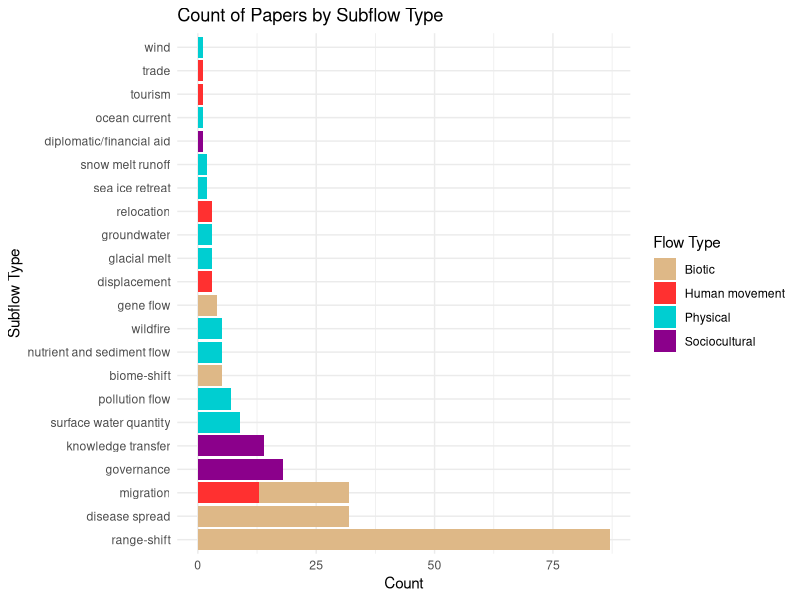

R code for this plot: (Note: this script raises an error after producing the figure.)
#Figures of drivers by flow and impacts and NCP

#https://www.cedricscherer.com/2023/10/26/yet-another-how-to-on-labelling-bar-graphs-in-ggplot2/
# https://www.sthda.com/english/articles/32-r-graphics-essentials/132-plot-grouped-data-box-plot-bar-plot-and-more/#grouped-categorical-variables

#load libraries
library(ggplot2)
library(tidyverse)
library(forcats)
library(ggalluvial)
library(data.table) #load last

"%notin%" <- Negate("%in%")

setwd("/Users/lade8828/Library/CloudStorage/OneDrive-UCB-O365/Documents/GitHub/BCCAch7/")
reshaped_data <- fread("data/007_output_interventions.csv")
impact.group <- fread("data/data_cleaning/impact_group.csv")

#clean up Flow and Subflow types
reshaped_data = reshaped_data[X2.1.Flow.Type =="Trade", X2.1.Flow.Type := "Human movement"]
#group:
 # groundwater &  groundwater flow
 # sea ice change & sea ice retreat
# stream flow and river flow to  surface water quantity
reshaped_data = reshaped_data[X2.2.Subtype =="groundwater flow", X2.2.Subtype := "groundwater"]
reshaped_data = reshaped_data[X2.2.Subtype =="sea ice change", X2.2.Subtype := "sea ice retreat"]
reshaped_data = reshaped_data[X2.2.Subtype =="stream flow", X2.2.Subtype := "surface water quantity"]
reshaped_data = reshaped_data[X2.2.Subtype =="river flow", X2.2.Subtype := "surface water quantity"]
# make a combined nutrient and sediment flow
reshaped_data = reshaped_data[X2.2.Subtype =="sediment flow", X2.2.Subtype := "nutrient and sediment flow"]
reshaped_data = reshaped_data[X2.2.Subtype =="nutrient flow", X2.2.Subtype := "nutrient and sediment flow"]
#rename wind flow to just wind
# rename glacial melt and discharge to just glacial melt
reshaped_data = reshaped_data[X2.2.Subtype =="wind flow", X2.2.Subtype := "wind"]
reshaped_data = reshaped_data[X2.2.Subtype =="glacial melt and discharge", X2.2.Subtype := "glacial melt"]

#check how well this condensed
phys = reshaped_data[X2.1.Flow.Type =="Physical",]
table(phys$X2.2.Subtype)

#COULD group as the nutrient, sediment and polluation all as water quality??
phys = reshaped_data[X2.1.Flow.Type =="Physical",]
table(phys$X2.2.Subtype)

## Summary Stats on the Flow and Subflow:
subflowcount <- reshaped_data %>%
  ggplot(aes(x = fct_infreq(X2.2.Subtype), fill = X2.1.Flow.Type)) +
  geom_bar() + theme_minimal() +
  labs(x = "Subflow Type",
       title = "Count of Papers by Subflow Type",
       y = "Count") + coord_flip() +
  scale_fill_manual(values = c("Biotic" = "burlywood", "Physical" = "darkturquoise", "Human movement" = "firebrick1", "Sociocultural" = "darkmagenta", "NA" = "white"))
subflowcount <-subflowcount +labs(fill ="Flow Type")
subflowcount
jpeg(file="subflowcount.jpeg")

driver_data = melt(reshaped_data,
                 id.vars=c("ID_DOI_by_Flow", "X2.1.Flow.Type", "X2.2.Subtype","DOI"),
                 measure.vars = patterns(driver="^driver."),
                 variable.name = "driver")[value==TRUE,][,value:=NULL][,driver:=gsub(pattern="^driver.(*)", replacement="\\1",driver)]

impact_data = melt(reshaped_data,
                   id.vars=c("ID_DOI_by_Flow","X2.1.Flow.Type", "X2.2.Subtype","DOI"),
                   measure.vars = patterns(driver="^X2.12.Impact"),
                   variable.name = "impact",
                   value.name="direction")[direction!="",][,impact:=gsub(pattern="^X2.12.Impact..(*)", replacement="\\1",impact)]

#condense and clean
impact_data = impact_data[impact != "None"]
impact_data = impact_data[direction != 'No direction mentioned']
impact_data = impact_data[X2.1.Flow.Type =="Trade", X2.1.Flow.Type := "Human movement"]

impact_data = merge(impact_data,
                     impact.group,
                      by="impact",
                      allow.cartesian=TRUE)
#change names
impact_data = impact_data[impact =="Indigenous.Knowledge", impact := "Indigenous Knowledge"]
impact_data = impact_data[impact =="Land.Use.Restore", impact := "Habitat Restoration"]
impact_data = impact_data[impact =="Land.Use.Loss", impact := "Habitat Loss"]

## combined datasets
driver_impact_data = merge(driver_data,
                           impact_data,
                           by="ID_DOI_by_Flow",
                           allow.cartesian=TRUE)
#condense and clean
driver_impact_data = driver_impact_data[X2.1.Flow.Type.x =="'Trade (transport of goods and services)'", X2.1.Flow.Type := "Human movement"]
driver_impact_data = driver_impact_data[X2.1.Flow.Type.x =="Trade", X2.1.Flow.Type := "Human movement"]
driver_impact_data = driver_impact_data[direction != 'No direction mentioned']
table(driver_impact_data$direction)
driver_impact_data = driver_impact_data[impact != "None"]

altered_flow_data =  melt(reshaped_data,
       id.vars=c("ID_DOI_by_Flow","X2.1.Flow.Type", "X2.2.Subtype","DOI"),
       measure.vars = patterns(driver="^X2.7.Altered.Flow.."),
       variable.name = "altered_flow",
       value.name="alteration")[alteration!="",][,altered_flow:=gsub(pattern="^X2.7.Altered.Flow..(*)", replacement="\\1",altered_flow)]

#view the data
table(altered_flow_data$altered_flow)
table(altered_flow_data$alteration)
altered_flow_data = altered_flow_data[X2.1.Flow.Type =="Trade", X2.1.Flow.Type := "Human movement"]

driver_flow_impact = merge(driver_impact_data,
                          altered_flow_data,
                          by="ID_DOI_by_Flow",
                          allow.cartesian=TRUE)
#NCP data
NCP_data = melt(reshaped_data,
                id.vars=c("ID_DOI_by_Flow","X2.1.Flow.Type", "X2.2.Subtype","DOI"),
                              measure.vars = patterns(driver="^X2.16.NCP.ES.."),
                              variable.name = "ncp",
                              value.name="ncp_direction")[ncp_direction!="",][,ncp:=gsub(pattern="^X2.16.NCP.ES..(*)", replacement="\\1",ncp)]
NCP_data = NCP_data[ncp != "None"]
NCP_data = NCP_data[ncp_direction != "No direction mentioned"]



#combine driver impact and NCP data
driver_impact_ncp = merge(driver_impact_data,
                          NCP_data,
                          by="ID_DOI_by_Flow",
                          allow.cartesian=TRUE)

table(driver_impact_ncp$ncp_direction)

#Human well-being dataset
hwb_data = melt(reshaped_data,
                id.vars=c("ID_DOI_by_Flow","X2.1.Flow.Type", "X2.2.Subtype","DOI"),
                measure.vars = patterns(driver="^X2.20.Well.being...."),
                variable.name = "hwb",
                value.name="hwb_direction")[hwb_direction!="",][,hwb:=gsub(pattern="^X2.20.Well.being..(*)", replacement="\\1",hwb)]
table(hwb_data)
hwb_data = hwb_data[hwb_direction != 'No direction mentioned']
hwb_data = hwb_data[X2.1.Flow.Type =="Trade", X2.1.Flow.Type := "Human movement"]
hwb_data = hwb_data[hwb != 'None']

##################################################################################
# BD Impacts ###################################################
##################################################################
Impacts <- ggplot(impact_data, aes(x = fct_infreq(impact), fill = direction)) +
  geom_bar() +  theme_minimal() +
  facet_grid(~impact.group) +
  scale_fill_manual(values = c("Increase" = "dodgerblue3", "Decrease" = "deeppink3", "Complex change" = "goldenrod1", "No change (measured)" = "grey")) +
  labs(
    title = "Biodiversity Impact",
    x = "Impact to Biodiversity",
    y = "count",
    size = "Count",
    color = "Impact Direction") + coord_flip()
Impacts

Impacts_by_flow <- ggplot(impact_data, aes(x = fct_infreq(impact), fill = direction)) +
  geom_bar() +  theme_minimal() +
  scale_fill_manual(values = c("Increase" = "dodgerblue3", "Decrease" = "deeppink3", "Complex change" = "goldenrod1", "No change (measured)" = "grey")) +
  facet_wrap(~X2.1.Flow.Type, scales = "free") +
  labs(
    title = "Biodiversity Impact",
    x = "Impact to Biodiversity",
    y = "count",
    size = "Count",
    color = "Impact Direction") + coord_flip()
Impacts_by_flow

write.csv(impact_data, "data/impact_data_for_Anna.csv")

# for the top subflow categories - to do impacts by"
Impacts_by_subflow <- ggplot(impact_data, aes(x = impact, fill = direction)) +
  geom_bar() +  theme_minimal() +
  scale_fill_manual(values = c("Increase" = "green", "Decrease" = "red", "Complex change" = "purple", "No change (measured)" = "lightblue")) +
  facet_wrap(~X2.2.Subtype, scales = "fixed") +
  labs(
    title = "Biodiversity Impact",
    x = "Impact to Biodiversity",
    y = "count",
    size = "Count",
    color = "Impact Direction") + coord_flip()
Impacts_by_subflow



####################################################
#### Figures on  Drivers ################
###################################################
# counts on driver data
driver_count <- ggplot(driver_data, aes(x = driver)) +
  geom_bar() +  theme_minimal() + coord_flip() +
  labs(
    title = "Count of drivers surveyed in the review",
    x = "Driver",
    y = "Count")
driver_count

# count number of observations by driver here, then remove the ones with less than X
table(driver_data$driver)
## flow alterations first
# calculate frequencies
tab <- table(data$driver)
# sort
tab_s <- sort(tab)
# extract 10 most frequent nationalities
top10 <- tail(names(tab_s), 10)
# subset of data frame
d_s <- subset(data, driver %in% top10)
# order factor levels
d_s$driver <- factor(d_s$driver, levels = rev(top10))

# calculate frequencies
tab <- table(data$impact)
# sort
tab_s <- sort(tab)
# extract 10 most frequent nationalities
top10 <- tail(names(tab_s), 10)
# subset of data frame
i_s <- subset(data, impact %in% top10)
# order factor levels
i_s$impact <- factor(i_s$impact, levels = rev(top10))

#clean a couple of things
i_s$driver <- gsub("\\.", " ", i_s$driver)
i_s$driver <- gsub("\\  ", " ", i_s$driver)
i_s$driver <- gsub("\\c ", "c", i_s$driver)
i_s$impact <- gsub("\\.", " ", i_s$impact)

# counts on driver data
driver_count_simplified <- ggplot(i_s, aes(x = fct_infreq(driver))) +
  geom_bar() +  theme_minimal() + coord_flip() +
  labs(
    title = "Count of drivers per Flow",
    x = "Driver",
    y = "Count")
driver_count_simplified

jpeg(file="driver_count_simplified.jpeg")
Fig1 <- plot_grid(driver_count_simplified,subflowcount)
ggsave("figures/for_report/Fig1.pdf", width = 30,  height = 10,  units = "cm")


## Alluvials ###

ggplot(data = i_s,
       aes(axis1 = driver, axis2 = impact)) + #, y = freq
  geom_alluvium(aes(fill = driver)) +
  scale_fill_manual(values = c("darkslategray3", "darkslategray4", "antiquewhite3", "gold", "deepskyblue",
                               "darkolivegreen1", "darkolivegreen3", "aquamarine","cornflowerblue","darkblue","darkorange1")) +
  geom_stratum(alpha=.75) +
  geom_text(stat = "stratum", min.y = .75,
            aes(label = after_stat(stratum))) +
  scale_x_discrete(limits = c("Driver", "Impact"),
                   expand = c(0.15, 0.15)) +
  theme_void()

#flow type to impact
ggplot(data = i_s,
       aes(axis1 = X2.1.Flow.Type, axis2 = impact)) + #, y = freq
  geom_alluvium(aes(fill = X2.1.Flow.Type)) +
  scale_fill_manual(values = c("Biotic" = "burlywood", "Physical" = "darkturquoise", "Human movement" = "firebrick1", "Sociocultural" = "darkmagenta", 'NA' = 'white')) +
  geom_stratum(alpha=.75) +
  geom_text(stat = "stratum", min.y = .75,
            aes(label = after_stat(stratum))) +
  scale_x_discrete(limits = c("Driver", "Impact"),
                   expand = c(0.15, 0.15)) +
  theme_void()

#flow type to driver
ggplot(data = i_s,
       aes(axis1 = X2.1.Flow.Type, axis2 = driver)) + #, y = freq
  geom_alluvium(aes(fill = X2.1.Flow.Type)) +
  scale_fill_manual(values = c("Biotic" = "burlywood", "Physical" = "darkturquoise", "Human movement" = "firebrick1", "Sociocultural" = "darkmagenta")) +
  geom_stratum(alpha=.75) +
  geom_text(stat = "stratum", min.y = .75,
            aes(label = after_stat(stratum))) +
  scale_x_discrete(limits = c("Driver", "Impact"),
                   expand = c(0.15, 0.15)) +
  theme_void()


####################################################
#### Figures on BD Impacts and Drivers################
###################################################

#for the alluvial, reduce the drivers to ones with more than 5 counts
table(driver_impact_data$driver, driver_impact_data$impact)

#list to drop from figures:
#this was still too busy so doing the top ~10 drivers here:
data <- driver_impact_data %>%
  filter(`driver` %notin% c("freshwater.temperature.change","snow.pack..depth.and.hardness.",
                                "remove emissions.concentration.change","C02.concentration",
                                "frazzle..land.ice..change", "water.availability",
                                "surface.water.change", "freshwater.chemistry.change",
                                "emissions.concentration.change",
                                "extreme.weather", "snow.pack.change",
                               "Ocean.currents", "permafrost.melt",
                               "Seawater.chemistry", "Hurricanes"))
table(data$driver)
length(unique(data$driver)) #17

# for this visual - could group : "extreme.weather", hurricaines.

##################################################################################
# Alluvial: Driver and BD Impacts ###################################################
###################################################
ggplot(data = data,
       aes(axis1 = driver, axis2 = impact)) + #, y = freq
  geom_alluvium(aes(fill = direction)) +
 # facet_wrap(~X2.1.Flow.Type, scales = "free") +
 # scale_fill_manual(values = c("Increase" = "green", "Decrease" = "red", "Complex change" = "purple")) +
  scale_fill_manual(values = c("Increase" = "dodgerblue3", "Decrease" = "deeppink3", "Complex change" = "goldenrod1", "No change (measured)" = "grey")) +
  geom_stratum() +
  geom_text(stat = "stratum",
            aes(label = after_stat(stratum))) +
  scale_x_discrete(limits = c("Driver", "Impact"),
                   expand = c(0.15, 0.05)) +
  theme_void()

## by flow type
biodata = data[X2.1.Flow.Type.x == "Biotic", ]
physdata = data[X2.1.Flow.Type.x == "Physical", ]
sociodata = data[X2.1.Flow.Type.x == "Sociocultural", ]
humandata = data[X2.1.Flow.Type.x == "Human movement", ]

# Alluvial connecting to Driver to Impact by flow

#biotic
ggplot(data = biodata,
       aes(axis1 = driver, axis2 = impact)) + #, y = freq
  geom_alluvium(aes(fill = direction)) +
  # facet_wrap(~X2.1.Flow.Type, scales = "free") +
  # scale_fill_manual(values = c("Increase" = "green", "Decrease" = "red", "Complex change" = "purple")) +
  scale_fill_manual(values = c("Increase" = "dodgerblue3", "Decrease" = "deeppink3", "Complex change" = "goldenrod1", "No change (measured)" = "grey")) +
  geom_stratum() +
  geom_text(stat = "stratum",
            aes(label = after_stat(stratum))) +
  scale_x_discrete(limits = c("Driver", "Impact"),
                   expand = c(0.15, 0.05)) +
  theme_void()

#physical
ggplot(data = physdata,
       aes(axis1 = driver, axis2 = impact)) + #, y = freq
  geom_alluvium(aes(fill = direction)) +
  # facet_wrap(~X2.1.Flow.Type, scales = "free") +
  # scale_fill_manual(values = c("Increase" = "green", "Decrease" = "red", "Complex change" = "purple")) +
  scale_fill_manual(values = c("Increase" = "dodgerblue3", "Decrease" = "deeppink3", "Complex change" = "goldenrod1", "No change (measured)" = "grey")) +
  geom_stratum() +
  geom_text(stat = "stratum",
            aes(label = after_stat(stratum))) +
  scale_x_discrete(limits = c("Driver", "Impact"),
                   expand = c(0.15, 0.05)) +
  theme_void()

#human
ggplot(data = humandata,
       aes(axis1 = driver, axis2 = impact)) + #, y = freq
  geom_alluvium(aes(fill = direction)) +
  # facet_wrap(~X2.1.Flow.Type, scales = "free") +
  # scale_fill_manual(values = c("Increase" = "green", "Decrease" = "red", "Complex change" = "purple")) +
  scale_fill_manual(values = c("Increase" = "dodgerblue3", "Decrease" = "deeppink3", "Complex change" = "goldenrod1", "No change (measured)" = "grey")) +
  geom_stratum() +
  geom_text(stat = "stratum",
            aes(label = after_stat(stratum))) +
  scale_x_discrete(limits = c("Driver", "Impact"),
                   expand = c(0.15, 0.05)) +
  theme_void()

#socio
ggplot(data = sociodata,
       aes(axis1 = driver, axis2 = impact)) + #, y = freq
  geom_alluvium(aes(fill = direction)) +
  # facet_wrap(~X2.1.Flow.Type, scales = "free") +
  # scale_fill_manual(values = c("Increase" = "green", "Decrease" = "red", "Complex change" = "purple")) +
  scale_fill_manual(values = c("Increase" = "dodgerblue3", "Decrease" = "deeppink3", "Complex change" = "goldenrod1", "No change (measured)" = "grey")) +
  geom_stratum() +
  geom_text(stat = "stratum",
            aes(label = after_stat(stratum))) +
  scale_x_discrete(limits = c("Driver", "Impact"),
                   expand = c(0.15, 0.05)) +
  theme_void()

# Alluvial connecting to Driver to Impact by flow
#not that informative because so many more of the papers are biotic
ggplot(data = data,
       aes(axis1 = driver, axis2 = impact)) + #, y = freq
  geom_alluvium(aes(fill = X2.1.Flow.Type)) +
  geom_stratum() +
  geom_text(stat = "stratum",
            aes(label = after_stat(stratum))) +
  scale_x_discrete(limits = c("Driver", "Impact"),
                   expand = c(0.15, 0.05)) +
  theme_void()

#####################
### NCP figures ######
#####################

NCP_data$ncp <- gsub("\\.", " ", NCP_data$ncp)

# NCP impacts
ncp <- ggplot(NCP_data, aes(x = fct_infreq(ncp), fill = ncp_direction)) +
  geom_bar(position= "stack") +
  coord_flip() + theme_minimal() +
  scale_fill_manual(values = c("Increase" = "dodgerblue3", "Decrease" = "deeppink3", "Complex hange" = "goldenrod1", "No change (measured)" = "grey")) +
  labs(
    title = "Impacts to Nature's Contribution to People (NCP)",
    x = "NCP",
    y = "Count",
    fill = "Impact Direction")
ncp

# NCP impacts by flow type
ncp_by_flow <- ncp + facet_wrap(~X2.1.Flow.Type, scales = "free")
ncp_by_flow

ncp_by_subflow <- ncp + facet_wrap(~X2.2.Subtype, scales = "fixed")
ncp_by_subflow

# NCP impacts by subflow
# drop trade ,wind, snow melt?
reduced_ncp_data <- NCP_data %>%
  filter(`X2.2.Subtype` %notin% c("trade","wind", "snow melt runoff"))

ncp_by_subflow2 <- ggplot(reduced_ncp_data, aes(x = fct_infreq(ncp), fill = ncp_direction)) +
  geom_bar(position= "stack") +
  coord_flip() + theme_minimal() +
  scale_fill_manual(values = c("Increase" = "dodgerblue3", "Decrease" = "deeppink3", "Complex hange" = "goldenrod1", "No change (measured)" = "grey")) +
  labs(
    title = "Impacts to Nature's Contribution to People (NCP)",
    x = "NCP",
    y = "Count",
    fill = "Impact Direction") + facet_wrap(~X2.2.Subtype, scales = "fixed")
ncp_by_subflow2


#####################
### NCP + Driver figures ######
#####################

#now read in the data with NCP and drivers in one dataframe:
ncp + facet_wrap(~driver, scales = "fixed")

# all driver categories (too many)
ggplot(driver_impact_ncp, aes(x = ncp, fill = ncp_direction)) +
  geom_bar(position= "stack") +
  facet_wrap(~driver, scales = "fixed") +   coord_flip() +
  scale_fill_manual(values = c("Increase" = "dodgerblue3", "Decrease" = "deeppink3", "Complex change" = "goldenrod1", "No change (measured)" = "grey"))

# reduce driver categories and re-plot
ncp_data <- driver_impact_ncp %>%
  filter(`driver` %notin% c("freshwater.temperature.change","snow.pack..depth.and.hardness.",
                            "remove emissions.concentration.change","C02.concentration",
                            "frazzle..land.ice..change", "water.availability",
                            "surface.water.change", "freshwater.chemistry.change",
                            "emissions.concentration.change",
                            "extreme.weather", "snow.pack.change",
                            "Ocean.currents", "permafrost.melt",
                            "Seawater.chemistry", "Hurricanes"))

ggplot(ncp_data, aes(x = ncp, fill = ncp_direction)) +
  geom_bar(position= "stack") +
  facet_wrap(~driver, scales = "fixed") +   coord_flip() +
  scale_fill_manual(values = c("Increase" = "dodgerblue3", "Decrease" = "deeppink3", "Complex change" = "goldenrod1", "No change (measured)" = "grey")) +
  labs(
    title = "Count and direction of Impacts to NCP by Driver",
    x = "NCP",
    y = "Count",
    fill = "Impact Direction") +  theme_minimal()

#Alluvials
# Relationship btwn BD and NCP impacts, where the stratum is the NCP direction
# of impacts
ggplot(data = driver_impact_ncp,
       aes(axis1 = impact, axis2 = ncp)) + #, y = freq
  geom_alluvium(aes(fill = ncp_direction)) +
  geom_stratum() +
  geom_text(stat = "stratum",
            aes(label = after_stat(stratum))) +
  scale_x_discrete(limits = c("BD Impact", "NCP Impact"),
                   expand = c(0.15, 0.05)) +
  theme_void()

#driver to NCP alluvial (all drivers)
ggplot(data = driver_impact_ncp,
       aes(axis1 = driver, axis2 = ncp)) + #, y = freq
  geom_alluvium(aes(fill = ncp_direction)) +
  geom_stratum() +
  geom_text(stat = "stratum",
            aes(label = after_stat(stratum))) +
  scale_x_discrete(limits = c("BD Impact", "NCP Impact"),
                   expand = c(0.15, 0.05)) +
  theme_void()


###########################################
### HWB PLOTS ##############################
########################################################
# to do Alluvial diagram (as the one above) showing the
# links and weight of connections among climate change drivers,
# type of flow changes, and human well-being dimensions.

hwb <- ggplot(hwb_data, aes(x = hwb, fill = hwb_direction)) +
  geom_bar(position= "stack") +  coord_flip() +
  labs(
    title = "Impacts to human well-being",
    x = "Human Well-being Impact",
    size = "Count",
    fill = "Impact Direction")
hwb
#broken out by flow
hwb + facet_wrap(~X2.1.Flow.Type, scales = "fixed")
#broken out by subflow
hwb + facet_wrap(~X2.2.Subtype, scales = "fixed")

## altered flow by flow type
altered_flow_data
table(altered_flow_data$altered_flow)
table(altered_flow_data$alteration)

ggplot(altered_flow_data, aes(x = altered_flow, fill = alteration)) +
  geom_bar(position= "stack") +
  coord_flip() +
  facet_wrap(~X2.1.Flow.Type, scales = "fixed") +
  scale_fill_manual(values = c("Increase" = "dodgerblue3", "Decrease" = "deeppink3", "Complex change" = "goldenrod1", "No change (measured)" = "grey")) +
  labs(
    title = "Changes to Flow",
    x = "Changes to Flow",
    size = "Count",
    fill = "Impact Direction")

#sparse for some of the categories by promising for migration, disease spread and range-shift
ggplot(altered_flow_data, aes(x = altered_flow, fill = alteration)) +
  geom_bar(position= "stack") +
  coord_flip() +
  facet_wrap(~X2.2.Subtype, scales = "fixed") +
  scale_fill_manual(values = c("Increase" = "dodgerblue3", "Decrease" = "deeppink3", "Complex change" = "goldenrod1", "No change (measured)" = "grey")) +
  labs(
    title = "Changes to Flow",
    x = "Changes to Flow",
    size = "Count",
    fill = "Impact Direction")

ggplot(data = driver_flow_impact,
       aes(axis1 = driver, axis2 = altered_flow)) + #, y = freq
  geom_alluvium(aes(fill = X2.1.Flow.Type.x)) +
  geom_stratum() +
  geom_text(stat = "stratum",
            aes(label = after_stat(stratum))) +
  scale_x_discrete(limits = c("BD Impact", "NCP Impact"),
                   expand = c(0.15, 0.05)) +
  theme_void()

ggplot(data = driver_flow_impact,
       aes(axis1 = driver, axis2 = altered_flow)) + #, y = freq
  geom_alluvium(aes(fill = X2.2.Subtype.x)) +
  geom_stratum() +
  geom_text(stat = "stratum",
            aes(label = after_stat(stratum))) +
  scale_x_discrete(limits = c("driver", "altered flow"),
                   expand = c(0.15, 0.05)) +
  theme_void()



### do for just Biotic
biotic = driver_flow_impact[X2.1.Flow.Type.x == "Biotic",]

ggplot(data = biotic,
       aes(axis1 = driver, axis2 = altered_flow)) + #, y = freq
  geom_alluvium(aes(fill = X2.2.Subtype.x)) +
  geom_stratum() +
  geom_text(stat = "stratum",
            aes(label = after_stat(stratum))) +
  scale_x_discrete(limits = c("driver", "altered flow"),
                   expand = c(0.15, 0.05)) +
  theme_void()
